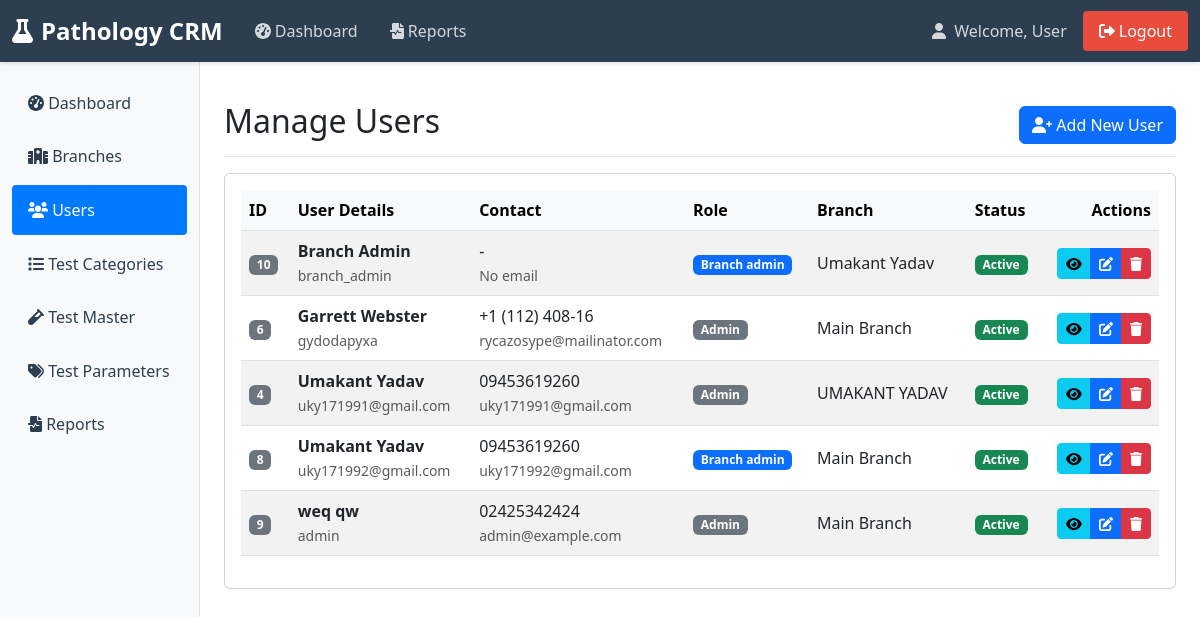
/admin/users.php (signed in), run on the app's committed database.
### tables this page shows
CREATE TABLE `users` (
  `id` int(11) NOT NULL,
  `name` varchar(100) DEFAULT NULL,
  `username` varchar(50) DEFAULT NULL,
  `password` varchar(255) DEFAULT NULL,
  `phone` varchar(15) DEFAULT NULL,
  `email` varchar(100) DEFAULT NULL,
  `role` enum('admin','branch_admin','receptionist','technician') DEFAULT 'technician',
  `branch_id` int(11) DEFAULT NULL,
  `last_login` datetime DEFAULT NULL,
  `status` tinyint(4) DEFAULT 1,
  `created_at` timestamp NULL DEFAULT current_timestamp()
);

CREATE TABLE `branches` (
  `id` int(11) NOT NULL,
  `branch_code` varchar(20) DEFAULT NULL,
  `branch_name` varchar(100) DEFAULT NULL,
  `address` text DEFAULT NULL,
  `city` varchar(100) DEFAULT NULL,
  `state` varchar(100) DEFAULT NULL,
  `pincode` varchar(10) DEFAULT NULL,
  `phone` varchar(15) DEFAULT NULL,
  `email` varchar(100) DEFAULT NULL,
  `status` tinyint(4) DEFAULT 1,
  `created_at` timestamp NOT NULL DEFAULT current_timestamp()
);

### admin/users.php (the view, shortened to what this page needs)
<?php
require_once '../auth/session-check.php';
$users = $conn->query("
    SELECT u.*, b.branch_name as branch_name
    FROM users u
    LEFT JOIN branches b ON u.branch_id = b.id
    ORDER BY u.name
")->fetchAll(PDO::FETCH_ASSOC);
include '../inc/header.php';
?>
<link rel="stylesheet" href="admin-shared.css">
<div class="d-flex justify-content-between flex-wrap flex-md-nowrap align-items-center pt-3 pb-2 mb-3 border-bottom">
    <h1 class="h2">Manage Users</h1>
    <button type="button" class="btn btn-primary" data-bs-toggle="modal" data-bs-target="#addUserModal">
        <i class="fas fa-user-plus"></i> Add New User
    </button>
</div>
<div class="card">
    <div class="card-body">
        <div class="table-responsive">
            <table class="table table-striped table-hover align-middle">
                <thead class="table-light">
                    <tr>
                        <th>ID</th>
                        <th>User Details</th>
                        <th>Contact</th>
                        <th>Role</th>
                        <th>Branch</th>
                        <th>Status</th>
                        <th class="text-end">Actions</th>
                    </tr>
                </thead>
                <tbody>
                    <?php if (empty($users)): ?>
                        <tr>
                            <td colspan="7" class="text-center py-4">
                                <div class="text-muted">
                                    <i class="fas fa-users fa-2x mb-2"></i>
                                    <p>No users found</p>
                                </div>
                            </td>
                        </tr>
                    <?php else: ?>
                        <?php foreach($users as $user): ?>
                            <tr>
                                <td>
                                    <span class="badge bg-secondary">
                                        <?php echo $user['id']; ?>
                                    </span>
                                </td>
                                <td>
                                    <div class="fw-bold"><?php echo htmlspecialchars($user['name']); ?></div>
                                    <small class="text-muted"><?php echo htmlspecialchars($user['username']); ?></small>
                                </td>
                                <td>
                                    <div><?php echo htmlspecialchars($user['phone'] ?: '-'); ?></div>
                                    <small class="text-muted"><?php echo htmlspecialchars($user['email'] ?: 'No email'); ?></small>
                                </td>
                                <td>
                                    <span class="badge bg-<?php
                                        echo match($user['role']) {
                                            'master_admin' => 'danger',
                                            'branch_admin' => 'primary',
                                            'receptionist' => 'info',
                                            'technician' => 'warning',
                                            default => 'secondary'
                                        };
                                    ?>">
                                        <?php echo ucfirst(str_replace('_', ' ', $user['role'])); ?>
                                    </span>
                                </td>
                                <td>
                                    <?php if ($user['branch_name']): ?>
                                        <div class="text-truncate" style="max-width: 150px;" title="<?php echo htmlspecialchars($user['branch_name']); ?>">
                                            <?php echo htmlspecialchars($user['branch_name']); ?>
                                        </div>
                                    <?php else: ?>
                                        <span class="text-muted">-</span>
                                    <?php endif; ?>
                                </td>
                                <td>
                                    <span class="badge bg-<?php echo $user['status'] ? 'success' : 'danger'; ?>">
                                        <?php echo $user['status'] ? 'Active' : 'Inactive'; ?>
                                    </span>
                                </td>
                                <td class="text-end">
                                    <div class="btn-group">
                                        <button type="button" class="btn btn-sm btn-info view-user"
                                                data-bs-toggle="modal"
                                                data-bs-target="#viewUserModal"
                                                data-id="<?php echo $user['id']; ?>"
                                                data-name="<?php echo htmlspecialchars($user['name']); ?>"
                                                data-username="<?php echo htmlspecialchars($user['username']); ?>"
                                                data-phone="<?php echo htmlspecialchars($user['phone']); ?>"
                                                data-email="<?php echo htmlspecialchars($user['email']); ?>"
                                                data-role="<?php echo htmlspecialchars($user['role']); ?>"
                                                data-branch="<?php echo htmlspecialchars($user['branch_name']); ?>"
                                                data-status="<?php echo $user['status']; ?>"
                                                data-last-login="<?php echo $user['last_login']; ?>"
                                                title="View User">
                                            <i class="fas fa-eye"></i>
                                        </button>
                                        <button type="button" class="btn btn-sm btn-primary edit-user"
                                                data-bs-toggle="modal"
                                                data-bs-target="#editUserModal"
                                                data-id="<?php echo $user['id']; ?>"
                                                data-name="<?php echo htmlspecialchars($user['name']); ?>"
                                                data-username="<?php echo htmlspecialchars($user['username']); ?>"
                                                data-phone="<?php echo htmlspecialchars($user['phone']); ?>"
                                                data-email="<?php echo htmlspecialchars($user['email']); ?>"
                                                data-role="<?php echo htmlspecialchars($user['role']); ?>"
                                                data-branch="<?php echo $user['branch_id']; ?>"
                                                data-status="<?php echo $user['status']; ?>"
                                                title="Edit User">
                                            <i class="fas fa-edit"></i>
                                        </button>
                                        <a href="?delete=<?php echo $user['id']; ?>"
                                           class="btn btn-sm btn-danger"
                                           onclick="return confirm('Are you sure you want to delete this user?')"
                                           title="Delete User">
                                            <i class="fas fa-trash"></i>
                                        </a>
                                    </div>
                                </td>
                            </tr>
                        <?php endforeach; ?>
                    <?php endif; ?>
                </tbody>
            </table>
        </div>
    </div>
</div>
<?php include '../inc/footer.php'; ?>

### data on the page
users: id "10", name "Branch Admin", username "branch_admin", phone "-", email "No email", role "Branch admin", branch.branch_name "Umakant Yadav", status "Active"
users: id "6", name "Garrett Webster", username "gydodapyxa", phone "+1 (112) 408-16", email "rycazosype@mailinator.com", role "Admin", branch.branch_name "Main Branch", status "Active"
users: id "4", name "Umakant Yadav", username "uky171991@gmail.com", phone "09453619260", email "uky171991@gmail.com", role "Admin", branch.branch_name "UMAKANT YADAV", status "Active"
users: id "8", name "Umakant Yadav", username "uky171992@gmail.com", phone "09453619260", email "uky171992@gmail.com", role "Branch admin", branch.branch_name "Main Branch", status "Active"
users: id "9", name "weq qw", username "admin", phone "02425342424", email "admin@example.com", role "Admin", branch.branch_name "Main Branch", status "Active"

### other printed values
$_SESSION['user_name'] "User"
